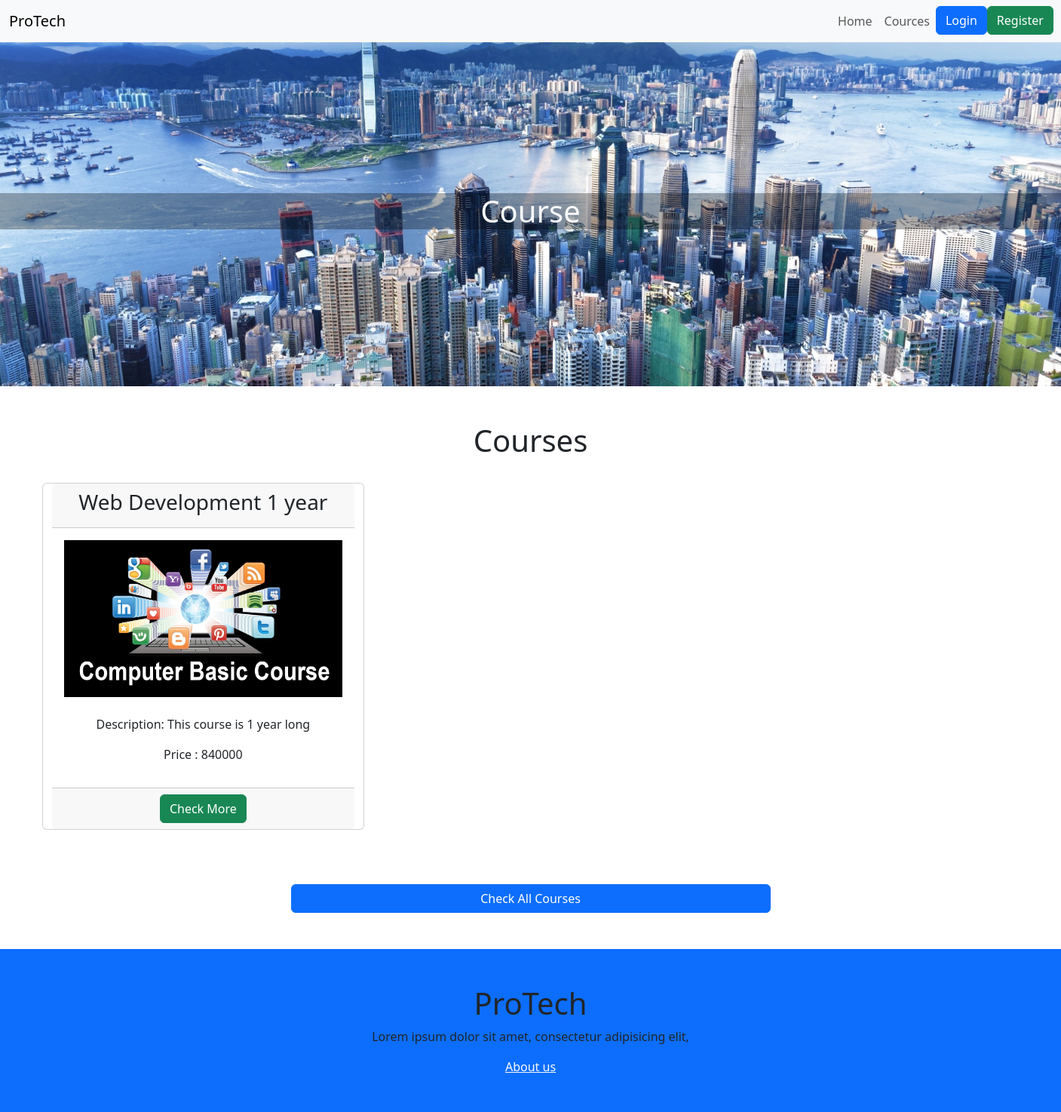
The app's page /course.php, older data.
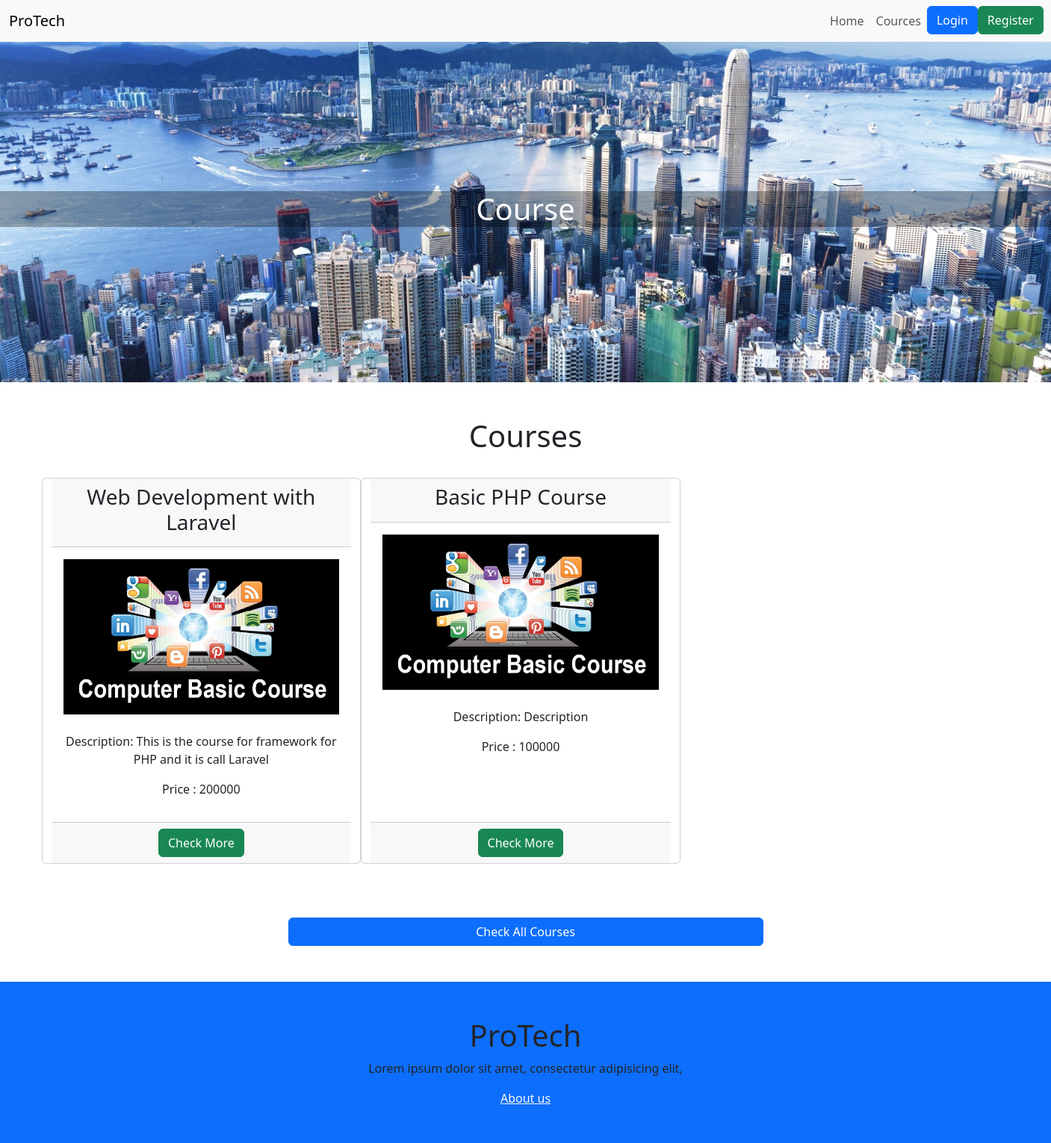
The same page, newer data.
### tables this page shows
CREATE TABLE `course` (
  `id` int(11) NOT NULL,
  `image` varchar(255) NOT NULL,
  `name` varchar(255) NOT NULL,
  `description` text NOT NULL,
  `price` int(11) NOT NULL,
  `category_id` int(11) NOT NULL
);

### course.php (the view, shortened to what this page needs)
<?php
include 'config/connect.php';
 ?>
<!DOCTYPE html>
<html lang="en" dir="ltr">
<head>
    <link href="https://cdn.jsdelivr.net/npm/bootstrap@5.3.0/dist/css/bootstrap.min.css" rel="stylesheet">
  </head>
  <body>
    <?php include 'navbar.php'; ?>
    <div class="first-container">
      <h1 class="text-light text-center">Course</h1>
    </div>
    <div class="main-container container">
      <div class="container mt-5 mb-5">
        <h1 class="text-center">Courses</h1>
        <br>
        <div class="row">
          <?php
          $stmt = $pdo->prepare("SELECT * FROM course");
          $stmt->execute();
          $datas = $stmt->fetchall();
          foreach ($datas as $data) {
          ?>
          <div class="card text-center" style="width:33%;">
            <div class="card-header">
              <h3><?php echo $data['name']; ?></h3>
            </div>
            <div class="card-body">
              <img src="image/datas/basic_course.jpg" alt="" width="100%"><br><br>
              <p>Description: <?php echo $data['description']; ?></p>
              <p>Price : <?php echo $data['price']; ?></p>
            </div>
            <div class="card-footer">
              <a href="course_detail.php?id=<?php echo $data['id']; ?>" class="btn btn-success">Check More</a>
            </div>
          </div>
          <?php
          }
          ?>
        </div>
        <br><br><br>
        <div class="text-center">
          <a href="course.php" class="btn btn-primary w-50 ">Check All Courses</a>
        </div>
      </div>
    </div>
    <div class="text-center footer bg-primary pt-5 pb-5">
      <h1>ProTech</h1>
      <p>Lorem ipsum dolor sit amet, consectetur adipisicing elit,</p>
      <a href="about.php" class="text-light">About us</a>
    </div>
  </body>
</html>

### navbar.php (shortened to what this page needs)
<nav class="navbar navbar-expand-lg navbar-light bg-light">
  <div class="container-fluid">
    <a class="navbar-brand" href="index.php">ProTech</a>
    <div class="collapse navbar-collapse" style="margin-left:1000px;" id="navbarSupportedContent">
      <ul class="navbar-nav me-auto mb-2 mb-lg-0">
        <li class="nav-item">
          <a class="nav-link" href="Index.php">Home</a>
        </li>
        <li class="nav-item">
          <a class="nav-link" href="course.php">Cources</a>
        </li>
        <?php
        if(!empty($_SESSION['username'])){
          ?>
          <li class="nav-item">
            <a class="nav-link" href="logout.php"><?php echo $_SESSION['username']; ?></a>
          </li>
            <?php
            if($_SESSION['role'] == 'admin'){
              ?>
              <li class="nav-item">
                <a class="nav-link" href="admin/index.php">Dashboard</a>
              </li>
              <?php
            }
            ?>
          <?php
        }else{
          ?>
          <li class="nav-item">
            <a class="btn btn-primary" href="login.php">Login</a>
          </li>
          <li class="nav-item">
            <a class="btn btn-success" href="register.php">Register</a>
          </li>
          <?php
        }
         ?>
      </ul>
    </div>
  </div>
</nav>

### course.php (style rules this page uses)
.first-container { padding-top: 200px; background-image: url("image/background2.jpg"); background-size: cover; padding-bottom: 200px; }
.first-container h1 { background:rgba(0, 0, 0, 0.3); }

Row changes from the older to the newer data that the page shows:
removed course: name "Web Development 1 year", description "This course is 1 year long", price "840000"
added course: name "Web Development with Laravel", description "This is the course for framework for PHP and it is call Laravel", price "200000"
added course: name "Basic PHP Course", description "Description", price "100000"
